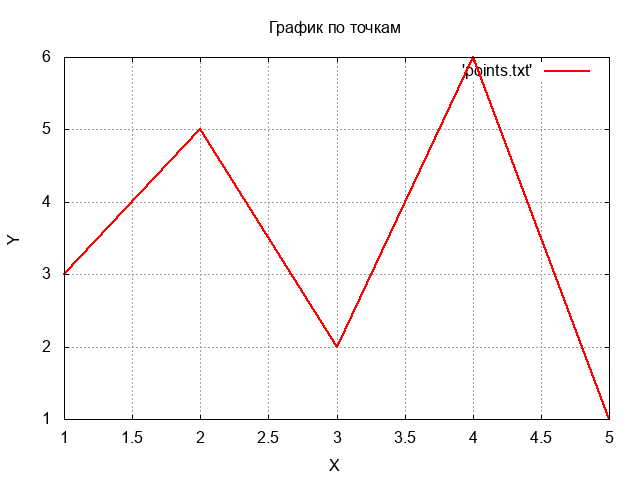

gnuplot code for this plot:
set terminal png
set output 'points.png'

set title 'График по точкам'

set xlabel 'X'
set ylabel 'Y'

set grid

plot 'points.txt' with lines lw 2 lc rgb 'red'
